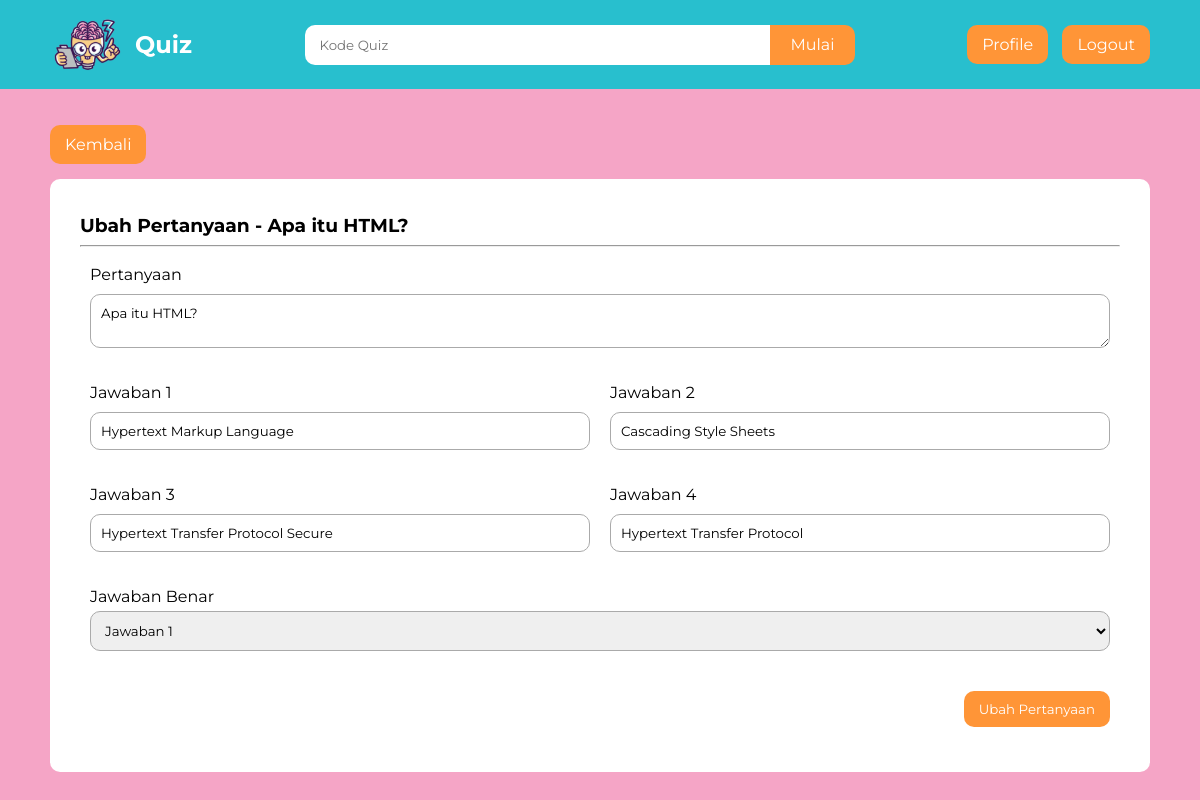
Screenshot of /ubah_pertanyaan.php?id_pertanyaan=4 (signed in) with the database file from the repository.
### tables this page shows
CREATE TABLE `pertanyaan` (
  `id_pertanyaan` int(11) NOT NULL,
  `pertanyaan` varchar(255) NOT NULL,
  `jawaban1` varchar(255) NOT NULL,
  `jawaban2` varchar(255) NOT NULL,
  `jawaban3` varchar(255) NOT NULL,
  `jawaban4` varchar(255) NOT NULL,
  `jawaban_benar` int(11) NOT NULL,
  `id_quiz` int(11) NOT NULL
);

### ubah_pertanyaan.php (the view, shortened to what this page needs)
<?php
    require_once 'koneksi.php';
    $id_pertanyaan = $_GET['id_pertanyaan'];
    $pertanyaan = mysqli_query($koneksi, "SELECT * FROM pertanyaan WHERE id_pertanyaan = '$id_pertanyaan'");
    $data_pertanyaan = mysqli_fetch_assoc($pertanyaan);
    $id_quiz = $data_pertanyaan['id_quiz'];
 ?>
<html>
<head>
    <?php include_once 'head.php'; ?>
</head>
<body>
    <?php include_once 'navbar.php'; ?>
    <div class="container anti-navbar">
        <a href="detail_quiz.php?id_quiz=<?= $id_quiz; ?>" class="button">Kembali</a>
        <form method="post" class="form form-100 mt-10">
            <h3>Ubah Pertanyaan - <?= $data_pertanyaan['pertanyaan']; ?></h3>
            <hr>
            <div class="row">
                <div class="col">
                    <label class="label" for="pertanyaan">Pertanyaan</label>
                    <textarea class="input" id="pertanyaan" name="pertanyaan" required><?= $data_pertanyaan['pertanyaan']; ?></textarea>
                </div>
            </div>
            <div class="row">
                <div class="col">
                    <label class="label" for="jawaban1">Jawaban 1</label>
                    <input class="input" type="text" id="jawaban1" name="jawaban1" value="<?= $data_pertanyaan['jawaban1']; ?>" required>
                </div>
                <div class="col">
                    <label class="label" for="jawaban2">Jawaban 2</label>
                    <input class="input" type="text" id="jawaban2" name="jawaban2" value="<?= $data_pertanyaan['jawaban2']; ?>" required>
                </div>
            </div>
            <div class="row">
                <div class="col">
                    <label class="label" for="jawaban3">Jawaban 3</label>
                    <input class="input" type="text" id="jawaban3" name="jawaban3" value="<?= $data_pertanyaan['jawaban3']; ?>" required>
                </div>
                <div class="col">
                    <label class="label" for="jawaban4">Jawaban 4</label>
                    <input class="input" type="text" id="jawaban4" name="jawaban4" value="<?= $data_pertanyaan['jawaban4']; ?>" required>
                </div>
            </div>
            <div class="row">
                <div class="col">
                    <label for="jawaban_benar">Jawaban Benar</label>
                    <select name="jawaban_benar" id="jawaban_benar" class="input">
                        <option value="<?= $data_pertanyaan['jawaban_benar']; ?>">Jawaban <?= $data_pertanyaan['jawaban_benar']; ?></option>
                    </select>
                </div>
            </div>
            <div class="row">
                <div class="col">
                    <button type="submit" class="button align-right" name="btnUbah">Ubah Pertanyaan</button>
                </div>
            </div>
        </form>
    </div>
</body>
</html>

### style.css (style rules this page uses)
* { font-family: 'Montserrat', sans-serif; }
body { background-color: #F5A5C6; margin: 0; padding: 0; }
.container { padding: 15px 50px; }
.anti-navbar { padding-top: 120px; }
.button { margin-top: 5px; margin-bottom: 5px; display: inline-block; padding: 10px 15px; background-color: #FF9537; color: #fff; text-decoration: none; border-radius: 10px; border: none; text-align: center; transition: all 0.2s ease-in-out; user-select: none; }
.form { max-width: 400px; margin: 0 auto; background-color: #fff; padding: 30px; color: #000; border-radius: 10px; }
.form-100 { max-width: 100%; }
.form h1, .form h2, .form h3 { margin: 5px 0; }
.label, .input { display: block; width: 100%; }
.label { margin-bottom: 10px; }
.input { margin-top: 5px; margin-bottom: 15px; padding: 10px; border-radius: 10px; border: 1px solid #aaa; }
.align-right { display: block; margin-left: auto; }
.mt-10 { margin-top: 10px; }
.row { display: flex; flex-wrap: wrap; }
.col { flex: 1; padding: 10px; }

### rows the page displays
pertanyaan: pertanyaan "Apa itu HTML?", jawaban1 "Hypertext Markup Language", jawaban2 "Cascading Style Sheets", jawaban3 "Hypertext Transfer Protocol Secure", jawaban4 "Hypertext Transfer Protocol"
